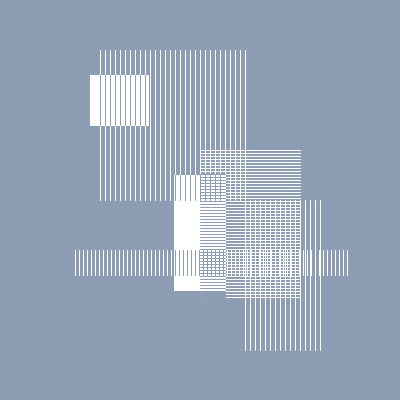
Frame 1 (no input)
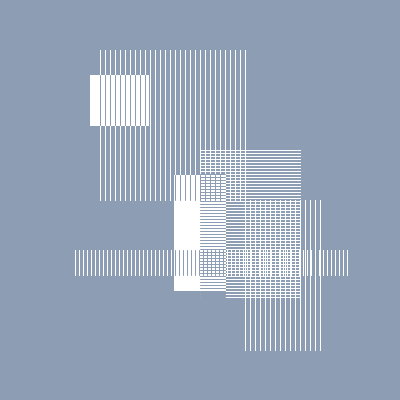
Frame 60 (the mouse pressed at the canvas centre just before this capture)
Frame 120 (the mouse held since frame 60 and released just before this capture): identical to frame 60, image omitted

The Processing sketch that drew these frames (run headless with seeded random() and noise(); from frame 60 on, the mouse is pressed at the canvas centre):

// Processing sketch: ejercicio_2
// ── ejercicio_2.pde
color fondo = color(140, 157, 180);

void setup() {
  size(400, 400);
  background(fondo);
}

void draw() {
  stroke(255);
  rect(90, 75, 58, 50);
  rect(174, 175, 51, 115);

  for (int i=100; i<250; i = i+5) {
    line(i, 50, i, 200);
  }

  for (int j=150; j<300; j = j+3) {
    line(200, j, 300, j);
  }

  for (int i=245; i<325; i = i+5) {
    line(i, 200, i, 350);
  }

  for (int i=75; i<350; i = i+4) {
    line(i, 250, i, 275);
  }

  stroke(fondo);
  for (int i=175; i<225; i = i+5) {
    line(i, 175, i, 200);
  }

  for (int i=100; i<150; i = i+5) {
    line(i, 75, i, 125);
  }

  for (int j=174; j<300; j = j+3) {
    line(200, j, 225, j);
  }

  for (int i=175; i<225; i = i+4) {
    line(i, 250, i, 275);
  }
}
